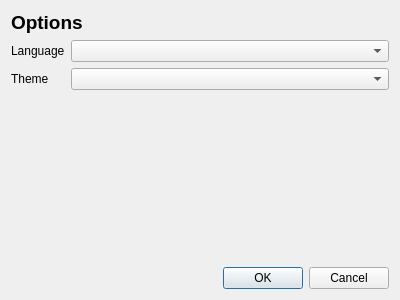
<?xml version="1.0" encoding="UTF-8"?>
<ui version="4.0">
 <class>Form</class>
 <widget class="QWidget" name="Form">
  <property name="geometry">
   <rect>
    <x>0</x>
    <y>0</y>
    <width>400</width>
    <height>300</height>
   </rect>
  </property>
  <property name="windowTitle">
   <string>Form</string>
  </property>
  <layout class="QHBoxLayout" name="horizontalLayout">
   <item>
    <layout class="QVBoxLayout" name="verticalLayout" stretch="0,1,0,0">
     <item>
      <widget class="QLabel" name="label_2">
       <property name="font">
        <font>
         <pointsize>14</pointsize>
         <weight>75</weight>
         <bold>true</bold>
        </font>
       </property>
       <property name="text">
        <string>Options</string>
       </property>
      </widget>
     </item>
     <item>
      <layout class="QFormLayout" name="formLayout">
       <item row="0" column="0">
        <widget class="QLabel" name="label">
         <property name="text">
          <string>Language</string>
         </property>
        </widget>
       </item>
       <item row="0" column="1">
        <widget class="QComboBox" name="languageBox"/>
       </item>
       <item row="1" column="0">
        <widget class="QLabel" name="label_3">
         <property name="text">
          <string>Theme</string>
         </property>
        </widget>
       </item>
       <item row="1" column="1">
        <widget class="QComboBox" name="comboBox"/>
       </item>
      </layout>
     </item>
     <item>
      <layout class="QHBoxLayout" name="buttonLayout">
       <property name="spacing">
        <number>6</number>
       </property>
      </layout>
     </item>
     <item>
      <widget class="QDialogButtonBox" name="buttonBox">
       <property name="standardButtons">
        <set>QDialogButtonBox::Cancel|QDialogButtonBox::Ok</set>
       </property>
      </widget>
     </item>
    </layout>
   </item>
  </layout>
 </widget>
 <resources/>
 <connections/>
</ui>
